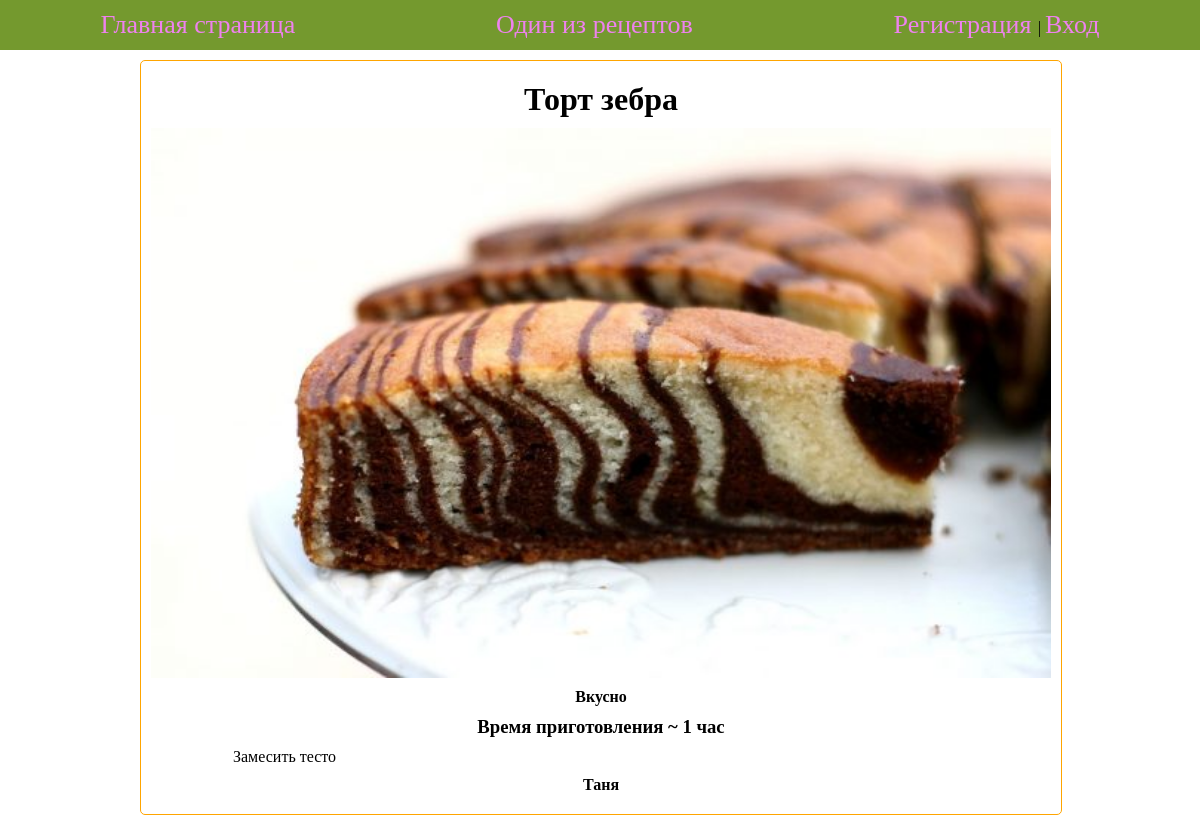
The page /full_recipe/5/ on the database its author committed.
### cookapp/models.py (models this page shows, shortened)
class RecipeModel(models.Model):
    title = models.CharField(max_length=200)
    description = models.TextField()
    steps = models.TextField()
    time = models.CharField(max_length=20)
    image = models.ImageField()
    author = models.ForeignKey(User, blank=True, null=True, on_delete=models.CASCADE)
    cathegories = models.ManyToManyField(CathegoryModel, default='new')

### cookapp/views.py (the view)
# urls.py: path('full_recipe/<int:recipe_id>/', full_recipe, name='full_recipe'),
def full_recipe(request, recipe_id):
    recipe = get_object_or_404(RecipeModel, pk=recipe_id)
    context = {'recipe': recipe}
    return render(request,'full_recipe.html', context)

### cookapp/templates/full_recipe.html (shortened to what this page needs)
{% extends 'base.html' %}
{% block content %}
    <div class="full_recipe_card">
        <h1>{{ recipe.title}}</h1>
        <img src="{{ MEDIA_URL }}{{recipe.image.url}}" width="900" height="550" alt="фото">
        <h4>{{ recipe.description }}</h4>
        <h3>Время приготовления ~ {{ recipe.time }}</h3>
        <div style="width: 80%;"><p>{{ recipe.steps }}</p></div>
        <h4>{{ recipe.author }}</h4>
    </div>
{% endblock %}

### cookapp/static/style.css (style rules this page uses)
* { margin: 0; padding: 0; }
.full_recipe_card { padding: 20px 0 20px 0; width: 920px; margin-left: calc((100% - 920px) / 2); margin-top: 10px; display: flex; flex-direction: column; align-items: center; row-gap: 10px; border: 1px solid orange; border-radius: 5px; }

### rows shown on the page
RecipeModel: title "Торт зебра", image (picture), description "Вкусно", time "1 час", steps "Замесить тесто", author "Таня"
